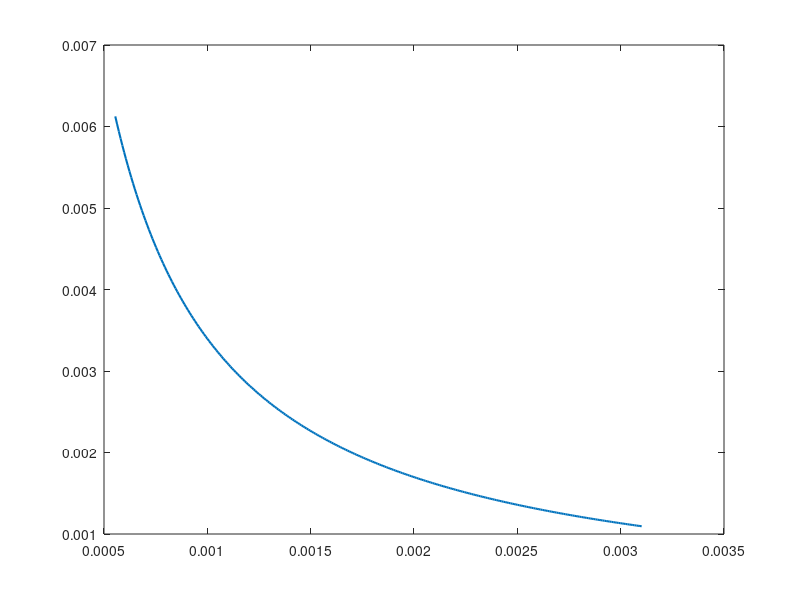

Here is the MATLAB script that generated this plot: (Note: this script raises an error after producing the figure.)
% solve_a1_b1_from_G0.m
% Find all (a1, b1) pairs with G0_dB = 12.02 dBi satisfying:
%   G0 = (1/2)*(4*pi/lambda^2)*(a1*b1)
% Subject to: a1 > 1.092e-3, b1 > 2.1891
% (If you intended millimeters for b1_min, change to 2.1891e-3.)

clear;

%% User inputs
f_Hz   = 225e9;         % operating frequency (change if needed)
G0  = 12.02;         % target G0 in dBi
a1_min = 1.092e-3;      % meters
b1_min = 0.546e-3;        % meters  
N      = 300;           % number of samples along the feasible locus (if any)

%% Constants and required aperture area product
c       = 299792458;                % m/s
lambda  = c / f_Hz;                 % m
G0_lin  = G0;            % linear
A_req   = (2*G0_lin * lambda^2) / (4*pi);   % required product a1*b1

fprintf('lambda = %.6e m\n', lambda);
fprintf('G0 (linear) = %.6f\n', G0_lin);
fprintf('Required a1*b1 = %.6e m^2\n', A_req);

%% Feasibility check
min_product = a1_min * b1_min;
if min_product > A_req
    fprintf(['No feasible (a1,b1): min constraints force a1*b1 = %.6e > required %.6e.\n' ...
             'Increase G0_dB or relax a1_min/b1_min.\n'], min_product, A_req);
    solutions = [];  %#ok<NASGU>
    return;
end

%% Feasible locus (hyperbola) with bounds
% For any chosen b1 in [b1_min, A_req/a1_min], a1 is fixed by a1 = A_req / b1
b1_max = A_req / a1_min;
b1_vec = linspace(b1_min, b1_max, N);
a1_vec = A_req ./ b1_vec;

% (Numerical guard for strict-inequality if desired)
mask   = (a1_vec > a1_min) & (b1_vec > b1_min);
a1_vec = a1_vec(mask);
b1_vec = b1_vec(mask);

solutions = [a1_vec(:), b1_vec(:)];   % Nx2 list of valid pairs
fprintf('Found %d solution pairs.\n', size(solutions,1));
fprintf('a1 range: [%.6e, %.6e] m\n', min(a1_vec), max(a1_vec));
fprintf('b1 range: [%.6e, %.6e] m\n', min(b1_vec), max(b1_vec));

%% Optional: plot the locus and bounds
figure; plot(b1_vec, a1_vec, 'LineWidth', 1.5);
hold on; xline(b1_min,'--'); yline(a1_min,'--');
grid on; xlabel('b_1 [m]'); ylabel('a_1 [m]');
title('Feasible (a_1,b_1) satisfying G_0 target');
